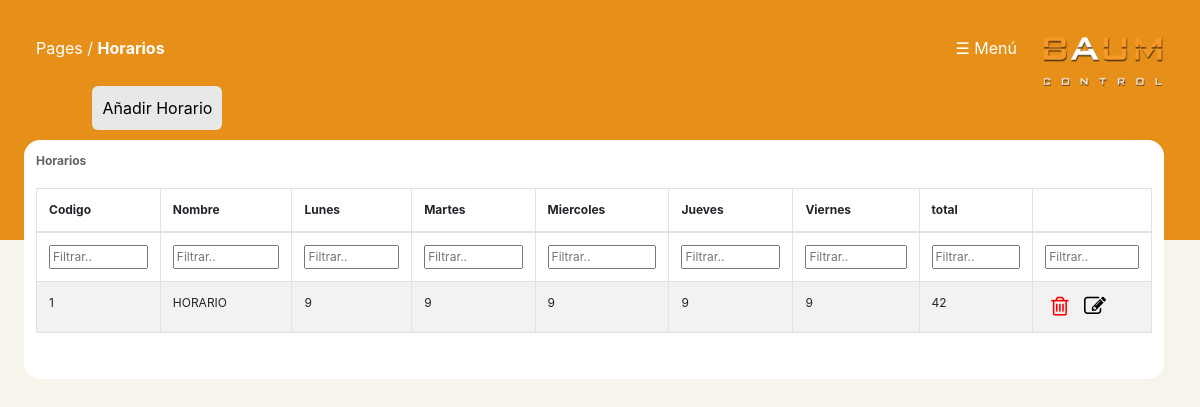
Page /schedules/horarios.php on the committed database.
### tables this page shows
CREATE TABLE `schedules` (
  `id` bigint unsigned NOT NULL AUTO_INCREMENT,
  `name` varchar(255) NOT NULL,
  `L` int NOT NULL,
  `M` int NOT NULL,
  `X` int NOT NULL,
  `J` int NOT NULL,
  `V` int NOT NULL,
  `total` int NOT NULL,
  `created_at` timestamp NULL DEFAULT NULL,
  `updated_at` timestamp NULL DEFAULT NULL,
  PRIMARY KEY (`id`)
);

### schedules/horarios.php (the view, shortened to what this page needs)
<?php
include("../include/bbddconexion.php");
if (!$conn) {
    die("Conexion fallida:" . mysqli_connect_error());
} else {
    $query = "select id, name, L, M, X, J, V, total from schedules ;";
    $consulta = mysqli_query($conn, $query) or die("Fallo en la consulta");
    $num_filas = mysqli_num_rows($consulta);
    if ($consulta) {
        echo '<!DOCTYPE html>
        <html lang="es">
        <head>
        <meta content="initial-scale=1,
        maximum-scale=1, user-scalable=0"
        name="viewport" />
        <meta name="viewport"
        content="width=device-width" />
        <title>BaumControl</title>
            <link rel="shortcut icon" href="../img/favicon.png">
        <link rel="stylesheet" href="../css/nav-bar.css">
        <script type="text/javascript">
    function confirmDelete(){
        var resp = confirm("¿Desea eliminarlo?");
        if ($resp == true){
            return true;
        }
        else{
            return false;
        }
    }
</script>';
        include("../include/tabla.php");
        include("../include/tabla2.php");
        include("../include/menu.php");
        echo '</head>
        <body>
        <div class="fondo_naranja">
        <div class="nav-bar">
        <span>Pages / <b>Horarios</b></span>
        ';
        include("../template/menu.php");
        echo ' <br><br><div class="medio">
                <nav class="medio_ajuste">
                    <a class="item_a" href="./add_horarios.php">
                        <div class="items">
                            <span class="item_span"> Añadir Horario </span>
                        </div>
                    </a>
                </nav>
            </div><br>
        </div>
        <div class="tabla_estilo">
        <span>Horarios</span><br><br>
        <table class="records_list table table-striped table-bordered table-hover" id="mydatatable">
                        <thead>
                            <tr>
                                <th>Codigo</th>
                                <th>Nombre</th>
                                <th>Lunes</th>
                                <th>Martes</th>
                                <th>Miercoles</th>
                                <th>Jueves</th>
                                <th>Viernes</th>
                                <th>total</th>
                                <th></th>
                            </tr>
                            </thead>
                            <tfoot>
                <tr>
                    <th>Filter..</th>
                    <th>Filter..</th>
                    <th>Filter..</th>
                    <th>Filter..</th>
                    <th>Filter..</th>
                    <th>Filter..</th>
                    <th>Filter..</th>
                    <th>Filter..</th>
                    <th>Filter..</th>
                </tr>
            </tfoot>
                            <tbody>';
                            for ($i = 0; $i < $num_filas; $i++) {
                                $resultado = mysqli_fetch_array($consulta);
                                print "<tr><td>" . trim($resultado['id']) . " </td><td> " . trim($resultado['name']) . "</td><td>" . $resultado['L'] . "</td><td>" . $resultado['M'] . "</td><td>" . $resultado['X'] . "</td><td>" . $resultado['J'] . "</td><td>" . $resultado['V'] . "</td><td>" . $resultado['total'] . "</td><td><form action='horarios_conf.php' method='GET'>
                                <button class='no_boton2' name='delete' onclick='return confirmDelete()' title='Borrar' >
                            <i class='fa fa-trash-o' style='font-size:22px;color:red'></i>
                            </button>
                            <button name='edit' class='no_boton2' title='Editar'>
                            <i class='fa fa-edit' style='font-size:22px;color:black'></i>
                            </button>
                                    <input type='hidden' name='id_schedules' value='" . $resultado['id'] . "'></td></form></tr>";
                            }
                            echo '
                    </tbody>
                </table><br>
            </div>
        </div>
        <script>
        /* Initialization of datatables */
        $(document).ready(function () {
            $("table.display").DataTable();
        });
    </script>
    </body>
</html>
        ';
    }
    else {
        echo "<script language='javascript'>
            alert('¡¡ Error al añadir las horas!!');
            window.location.replace('./horas.php');
            </script>";
    }
}
?>

### css/nav-bar.css (style rules this page uses)
* { margin: 0; }
.nav-bar { color: white; padding: 3%; }
.medio { width: 100%; }
.medio_ajuste { width: 90%; margin-left: 5%; margin-right: 5%; }
.items { width:auto; float: left; background-color: rgb(233, 232, 232); margin-right: 6%; border-radius: 6px; padding: 1%; margin-bottom: 1%; cursor: pointer; }
.item_a { text-decoration: none; color: black; }

### css/tabla.css (style rules this page uses)
.tabla_estilo { width: 95%; margin-left: 2%; margin-top: -1%; border-radius: 5px; padding: 1%; border-radius: 1rem; overflow-x:scroll; max-height: 80vh; background-color: white; font-size: 9pt; display: table; }
.fondo_naranja { background-color: #e69019; max-height:30vh; }
* { margin: 0; }
body { background-color: #dfdada; }
.tabla_estilo span { font-weight: 700; color: #636363; }
a { text-decoration: none; }

### css/menu.css (style rules this page uses)
.items { width: auto; float: left; background-color: rgb(233, 232, 232); margin-right: 6%; border-radius: 6px; padding: 1%; }
.item_a { text-decoration: none; color: black; }
.no_boton2 { background-color: unset; border: none; cursor: pointer; }

### include/tabla2.php (style rules this page uses)
#mydatatable tfoot { display: table-header-group !important; }

### rows in the picture
schedules: id "1", name "HORARIO", L "9", M "9", X "9", J "9", V "9", total "42"
